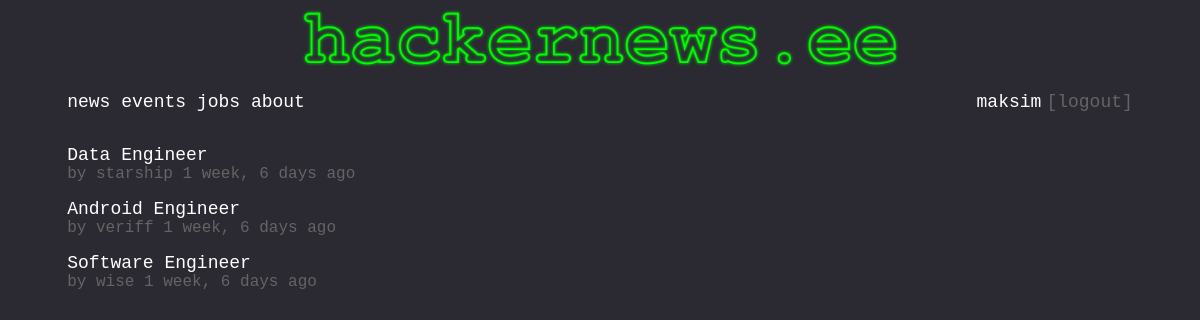
The app's page /jobs/ (signed in) with its own data.
### JobPost/models.py (models this page shows)
class JobPost(models.Model):
    title = models.CharField(max_length=100, blank=False)
    description = models.TextField(blank=False)
    author = models.CharField(max_length=20, blank=False)
    time = models.DateTimeField(auto_now_add=True, blank=False)
    url = models.URLField(max_length=300, blank=False)

### pages/views.py (the view)
# urls.py: path('jobs/', views.jobs_view, name='jobs'),
def jobs_view(request, *args, **kwargs):
    obj = JobPost.objects.all().order_by('-time')
    context = {
        'object' : obj
    }
    return render(request, "jobs.html", context)

### templates/jobs.html
{% extends 'base.html' %}
{% block content %}
{% for each in object %}
<article class="jobs">
    <a href="/jobdetail/{{ each.id }}" class="title">{{ each.title }}</a>
    <p class="subscript">by {{ each.author }} {{ each.time|timesince }} ago</p>
</article>
{% endfor %}
{% endblock %}

### templates/navbar.html
<nav>
    <a href="{% url "news" %}" class="navbutton">news</a>
    <a href="{% url "calendarapp:events" %}" class="navbutton">events</a>
    <a href="{% url "jobs" %}" class="navbutton">jobs</a>
    <a href="{% url "about" %}" class="navbutton">about</a>
    {% if request.user.is_authenticated %}
    {% url 'profile' as profile_url %}
    <a href="{% url 'logout' %}" class="logout">[logout]</a>
    <a href="{{ profile_url }}" class="login">{{ user.username }}</a>
    {% else %}
    <a href="{% url 'signup' %}" class="logout">[register]</a> <a href="{% url 'login' %}" class="login">login</a>
    {% endif %}
</nav>

### static/css/style.css (style rules this page uses)
html { font-size: 18px; font-family: "Courier New"; background-color: #2b2a33; color: #FFFFFF; }
nav { width: 90%; max-width: 1200px; margin: 1em auto; padding: 5px 0px 15px 0px; }
.navbutton { color: #FFFFFF; text-decoration: none; }
.login { color: #FFFFFF; text-decoration: none; float: right; padding-left: 5px; }
.logout { color: #646464; text-decoration: none; float: right; padding-left: 5px; }
article { width: 90%; max-width: 1200px; margin: 0em auto; }
.title { color: #FFFFFF; font-size: 18px; text-decoration: none; }
.subscript { color: #646464; font-size: 16px; text-decoration: none; margin-top: 0px; }
.jobs { width: 90%; max-width: 1200px; margin: 0em auto; }

### records on screen
JobPost: title "Data Engineer", author "starship", time "1 week, 6 days"
JobPost: title "Android Engineer", author "veriff", time "1 week, 6 days"
JobPost: title "Software Engineer", author "wise", time "1 week, 6 days"

### other values on screen
{{ user.username }} "maksim"
